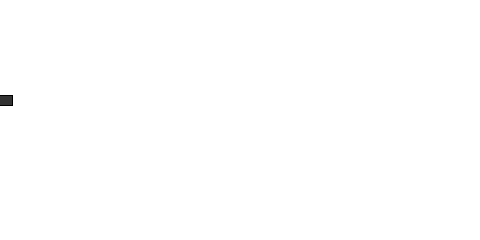
Frame 1 (no input)
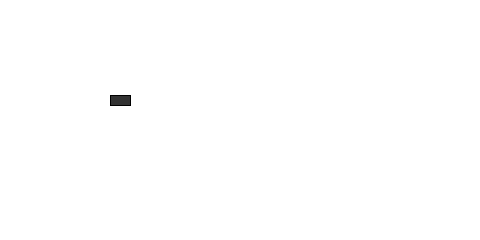
Frame 60 (the mouse pressed at the canvas centre just before this capture)
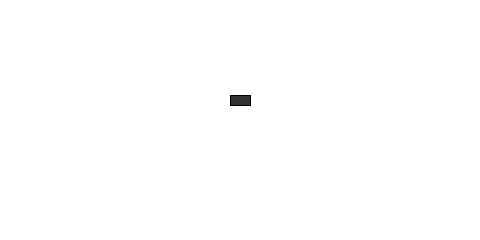
Frame 120 (the mouse held since frame 60 and released just before this capture)

The Processing sketch that drew these frames (run headless with seeded random() and noise(); from frame 60 on, the mouse is pressed at the canvas centre):

// Processing sketch: example_08_02_twoobjects
// ── example_08_02_twoobjects.pde
// Learning Processing
// Daniel Shiffman
// http://www.learningprocessing.com

// Example 8-2: Two Car objects

Car myCar1;
Car myCar2; // Two objects!

void setup() {
  size(480, 240);
  myCar1 = new Car(color(51), 0, 100, 2); // Parameters go inside the parentheses when the object is constructed.
  myCar2 = new Car(color(151), 0, 300, 1);
}

void draw() {
  background(255);
  myCar1.move();
  myCar1.display();
  myCar2.move();
  myCar2.display();
}

class Car { // Even though there are multiple objects, we still only need one class. No matter how many cookies we make, only one cookie cutter is needed.Isn’t object-oriented programming swell?
  color c;
  float xpos;
  float ypos;
  float xspeed;

  Car(color tempC, float tempXpos, float tempYpos, float tempXspeed) { // The Constructor is defined with arguments.
    c = tempC;
    xpos = tempXpos;
    ypos = tempYpos;
    xspeed = tempXspeed;
  }

  void display() {
    stroke(0);
    fill(c);
    rectMode(CENTER);
    rect(xpos, ypos, 20, 10);
  }

  void move() {
    xpos = xpos + xspeed;
    if (xpos > width) {
      xpos = 0;
    }
  }
}
